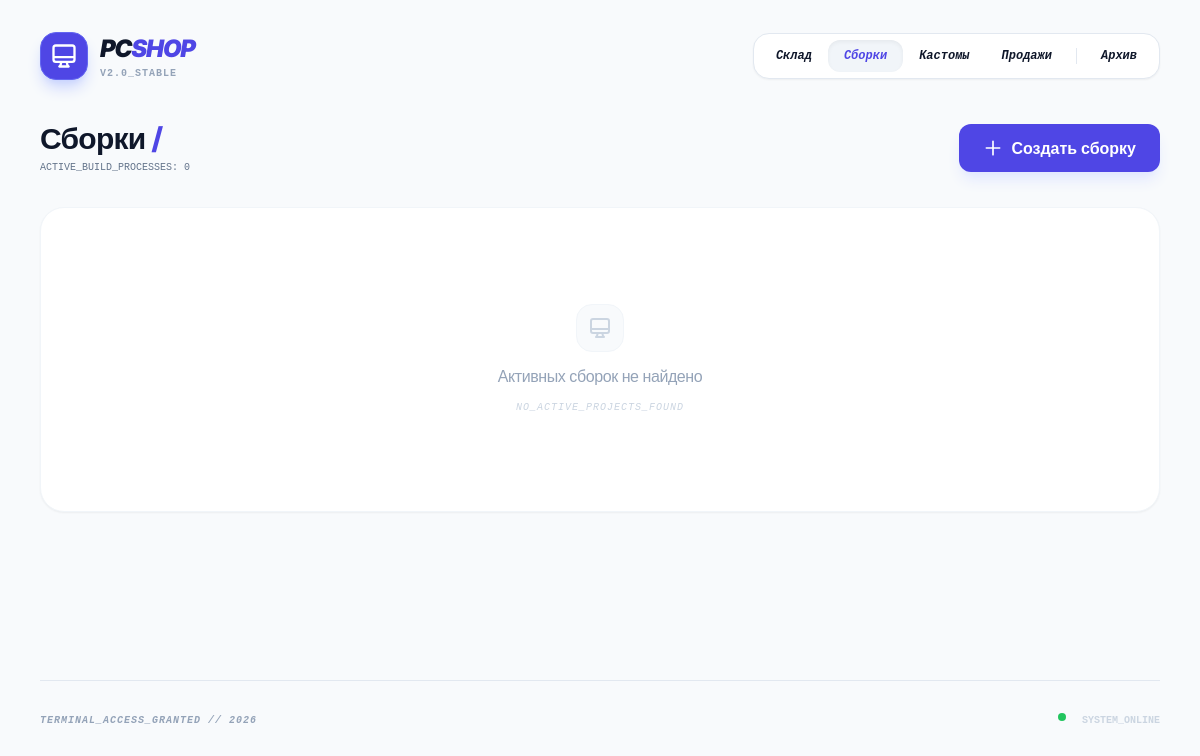
/builds/, run on an earlier commit of the app's database.
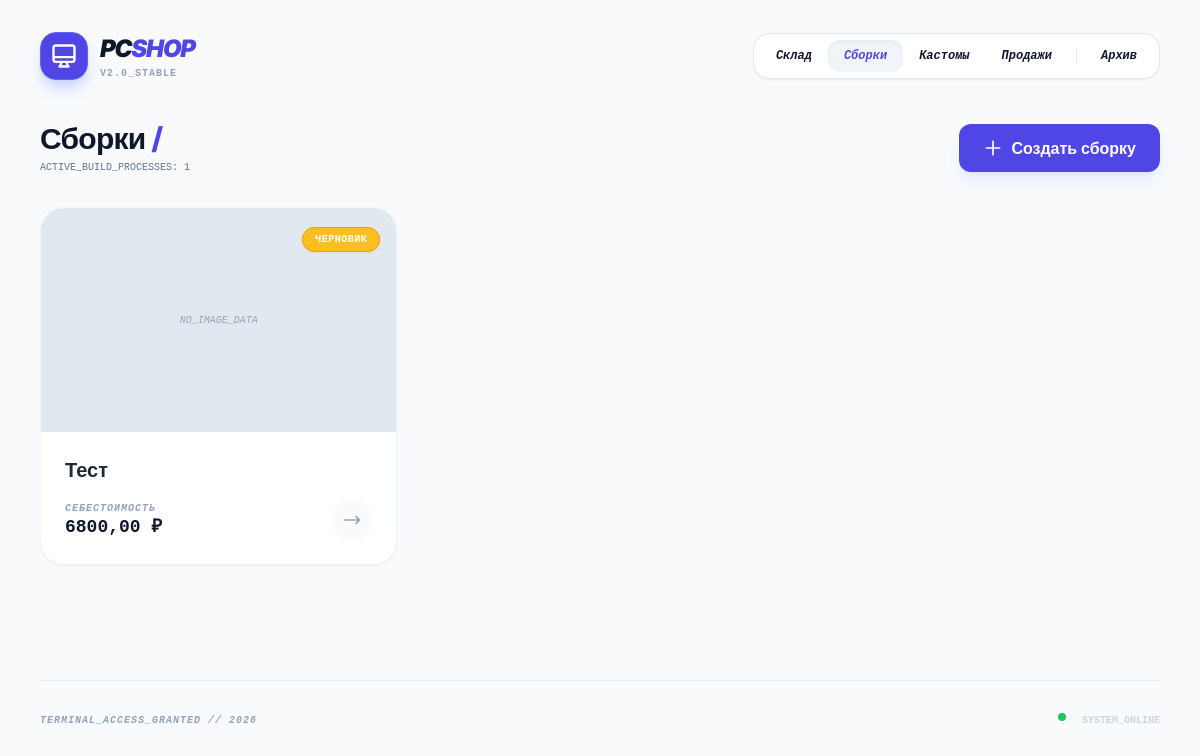
And on a later commit of the database.
### tracker/models.py (models this page shows, shortened)
class Build(models.Model):
    title = models.CharField(max_length=200)
    description = models.TextField(blank=True, null=True)
    listing_url = models.URLField(blank=True, null=True)
    cover_image = models.ImageField(upload_to="builds/", blank=True, null=True)
    status = models.CharField(max_length=20, choices=BuildStatus.choices, default=BuildStatus.DRAFT)
    created_at = models.DateTimeField(auto_now_add=True)
    @property
    def cost(self):
        hardware_cost = sum(link.item.purchase_price * link.qty for link in self.build_items.all())
        custom_cost = sum(link.consumable.purchase_price * link.qty_used for link in self.custom_materials.all())
        return hardware_cost + custom_cost

class BuildItem(models.Model):
    build = models.ForeignKey(Build, on_delete=models.CASCADE, related_name="build_items")
    item = models.ForeignKey(InventoryItem, on_delete=models.CASCADE, related_name="build_links")
    qty = models.PositiveIntegerField(default=1)

class InventoryItem(models.Model):
    category = models.CharField(max_length=50, choices=Category.choices, default=Category.OTHER)
    name = models.CharField(max_length=200)
    purchase_price = models.DecimalField(max_digits=10, decimal_places=2)
    status = models.CharField(max_length=20, choices=ItemStatus.choices, default=ItemStatus.IN_STOCK)
    serial_number = models.CharField(max_length=100, blank=True, null=True)
    notes = models.TextField(blank=True, null=True)
    photo = models.ImageField(upload_to="items/", blank=True, null=True)
    created_at = models.DateTimeField(auto_now_add=True)

class BuildConsumable(models.Model):
    build = models.ForeignKey(Build, on_delete=models.CASCADE, related_name="custom_materials")
    consumable = models.ForeignKey(Consumable, on_delete=models.CASCADE)
    qty_used = models.PositiveIntegerField(default=1) # Сколько потратили на этот кастом

class Consumable(models.Model):
    name = models.CharField(max_length=200)
    purchase_price = models.DecimalField(max_digits=10, decimal_places=2) # Цена за единицу (банку/рулон)
    quantity = models.PositiveIntegerField(default=1) # Общий запас
    purchased_at = models.DateField(auto_now_add=True)
    notes = models.TextField(blank=True, null=True)

### tracker/views.py (the view)
# urls.py: path("builds/", views.BuildListView.as_view(), name="build_list"),
class BuildListView(ListView):
    model = Build
    template_name = "tracker/build_list.html"
    context_object_name = "builds"
    def get_queryset(self):
        return Build.objects.exclude(status=BuildStatus.SOLD).order_by("-created_at")

### tracker/templates/tracker/build_list.html (shortened to what this page needs)
{% extends "base.html" %}
{% block content %}
<div class="flex items-center justify-between mb-8">
  <div>
    <h1 class="text-3xl font-extrabold text-slate-900 tracking-tight">Сборки <span class="text-indigo-600">/</span></h1>
    <p class="text-slate-500 font-medium font-mono text-[10px] uppercase mt-1">Active_build_processes: {{ builds.count }}</p>
  </div>
  <a class="px-6 py-3 rounded-xl bg-indigo-600 text-white font-bold hover:bg-indigo-700 transition-all shadow-lg shadow-indigo-100 flex items-center gap-2" href="{% url 'build_add' %}">
    <svg class="w-5 h-5" fill="none" stroke="currentColor" viewBox="0 0 24 24"><path stroke-linecap="round" stroke-linejoin="round" stroke-width="2" d="M12 4v16m8-8H4"/></svg>
    Создать сборку
  </a>
</div>
<div class="grid grid-cols-1 md:grid-cols-2 lg:grid-cols-3 gap-6">
  {% for b in builds %}
    <a href="{% url 'build_detail' b.id %}" class="group bg-white rounded-3xl overflow-hidden border border-slate-100 shadow-sm hover:shadow-xl hover:-translate-y-1 transition-all">
      <div class="relative h-56 bg-slate-200 overflow-hidden">
        {% if b.cover_image %}
          <img src="{{ b.cover_image.url }}" class="w-full h-full object-cover group-hover:scale-105 transition-transform duration-500" />
        {% else %}
          <div class="w-full h-full flex items-center justify-center text-slate-400 italic font-mono text-[10px]">NO_IMAGE_DATA</div>
        {% endif %}
        <div class="absolute top-4 right-4">
          <span class="px-3 py-1.5 rounded-full text-[10px] font-mono font-bold uppercase tracking-wider shadow-sm border
            {% if b.status == 'published' %}bg-green-500 text-white border-green-600{% elif b.status == 'draft' %}bg-amber-400 text-white border-amber-500{% elif b.status == 'sold' %}bg-slate-700 text-white border-slate-800{% else %}bg-slate-100 text-slate-500{% endif %}">
            {{ b.get_status_display }}
          </span>
        </div>
      </div>
      <div class="p-6">
        <h3 class="text-xl font-bold text-slate-800 group-hover:text-indigo-600 transition-colors">{{ b.title }}</h3>
        <div class="mt-4 flex items-center justify-between">
          <div>
            <p class="text-[10px] text-slate-400 uppercase font-bold tracking-widest font-mono italic">Себестоимость</p>
            <p class="text-lg font-bold text-slate-900 leading-tight font-mono">{{ b.cost }} ₽</p>
          </div>
          <div class="w-10 h-10 rounded-full bg-slate-50 flex items-center justify-center group-hover:bg-indigo-50 transition-colors">
            <svg class="w-5 h-5 text-slate-400 group-hover:text-indigo-600" fill="none" stroke="currentColor" viewBox="0 0 24 24"><path stroke-linecap="round" stroke-linejoin="round" stroke-width="2" d="M17 8l4 4m0 0l-4 4m4-4H3"/></svg>
          </div>
        </div>
      </div>
    </a>
  {% empty %}
    <div class="col-span-full py-24 text-center bg-white rounded-3xl border border-slate-100 shadow-sm">
      <div class="flex flex-col items-center justify-center space-y-3">
        <div class="w-12 h-12 bg-slate-50 rounded-2xl flex items-center justify-center border border-slate-100 text-slate-300">
           <svg class="w-6 h-6" fill="none" stroke="currentColor" viewBox="0 0 24 24"><path stroke-linecap="round" stroke-linejoin="round" stroke-width="2" d="M9.75 17L9 20l-1 1h8l-1-1-.75-3M3 13h18M5 17h14a2 2 0 002-2V5a2 2 0 00-2-2H5a2 2 0 00-2 2v10a2 2 0 002 2z" /></svg>
        </div>
        <p class="text-slate-400 font-medium tracking-tight">Активных сборок не найдено</p>
        <p class="text-[10px] text-slate-300 font-mono uppercase tracking-widest italic tracking-tighter">No_active_projects_found</p>
      </div>
    </div>
  {% endfor %}
</div>
{% endblock %}

What changed in the data, as far as the page shows it:
now on this page (row edited): Build: cover_image "NO_IMAGE_DATA", status "ЧЕРНОВИК", title "Тест", cost "6800,00"
Also different on the page:
{{ builds.count }}: "0" → "1"
text no longer shown: "Активных сборок не найдено NO_ACTIVE_PROJECTS_FOUND"
